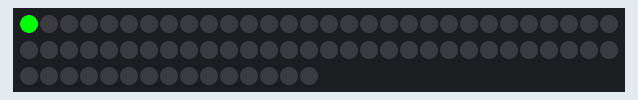
Bench run of a sketch on a simulated Arduino Uno, built with avr-gcc and run on an emulated ATmega328P. Parts: 75 RGB LEDs in strip order, left to right, continuing on the next row.

Above: at 0.17 s.
At 7.45 s:
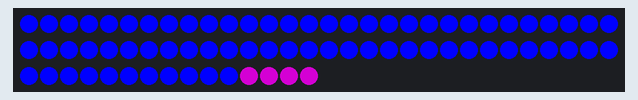
At 13.41 s:
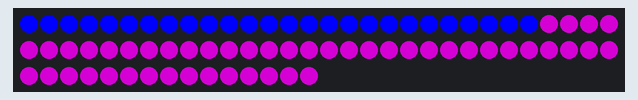
At 19.67 s:
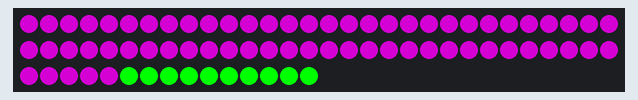
At 29.27 s:
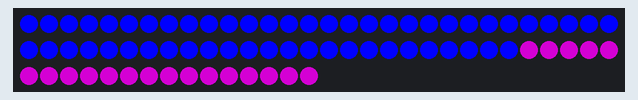
At 39.54 s:
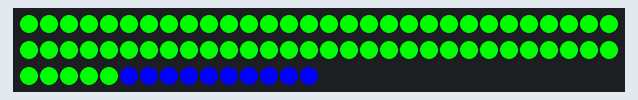

The sketch:

Leds_Disco.ino
```cpp
#include <Adafruit_NeoPixel.h>

int X=75;

Adafruit_NeoPixel strip = Adafruit_NeoPixel(X, 6, NEO_GRB + NEO_KHZ800);
uint32_t Blue=strip.Color(0,   0,   255);
uint32_t Green=strip.Color(0, 255,   0);
uint32_t Purple=strip.Color(128, 0, 128);
void colorWipe(uint32_t color, int speed=30) {
  for(int i=0; i<X; i++) {
    strip.setPixelColor(i, color);
    strip.show();
    delay(speed);
  }
}
void setup() {
strip.begin();
strip.show();
}
void loop() {
  colorWipe(Green);
  colorWipe(Purple);
  colorWipe(Blue);
}
```
